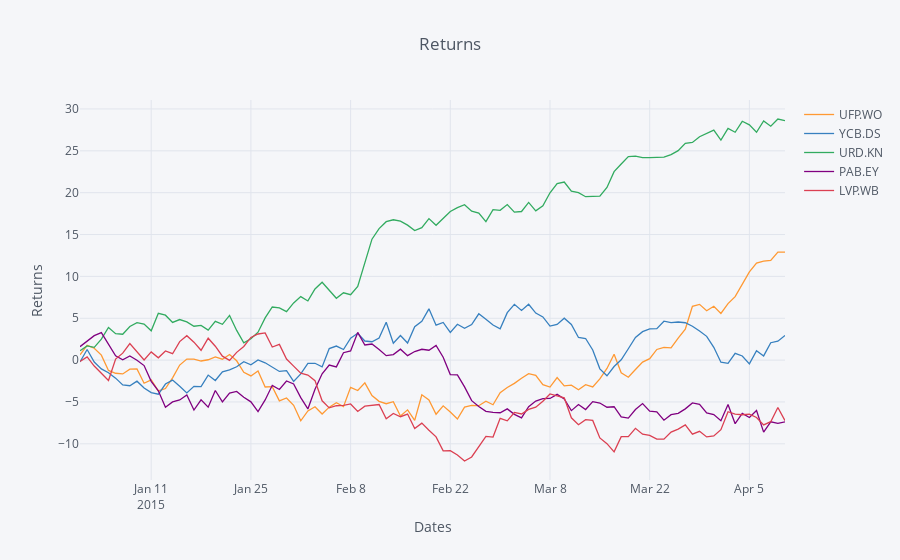

The notebook cell this image was saved under:
### Code cell
import cufflinks as cf
iplot(cf.datagen.lines().iplot(asFigure=True,
                               kind='scatter',xTitle='Dates',yTitle='Returns',title='Returns'))
